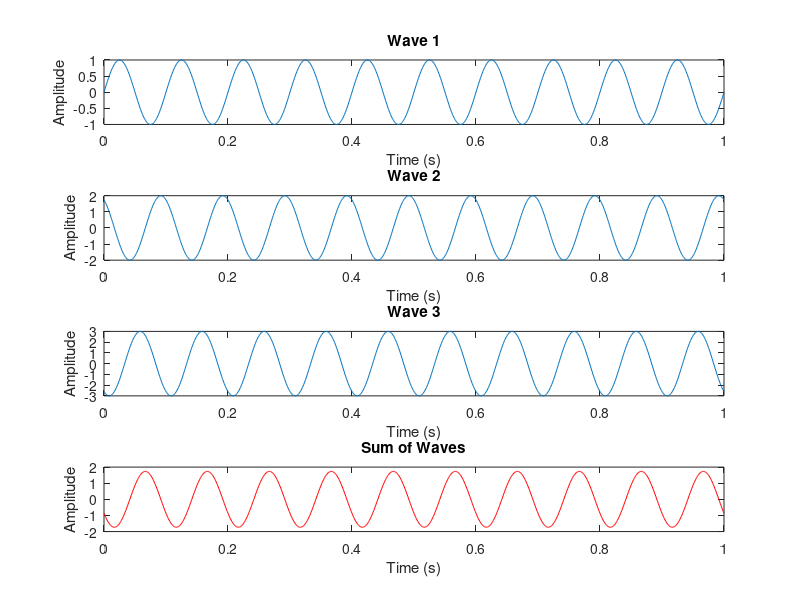

MATLAB code to generate this figure:
% Parameters
f = 10;  % Frequency of the sine waves (Hz)
T = 1;   % Duration (seconds)
fs = 1000; % Sampling frequency (samples per second)

% Time vector from 0 to T seconds
t = 0:1/fs:T;

% Define three sine waves 120 degrees apart
y1 = sin(2*pi*f*t);
y2 = 2*sin(2*pi*f*t + 2*pi/3);
y3 = 3*sin(2*pi*f*t + 4*pi/3);

% Sum of the three sine waves
y_sum = y1 + y2 + y3;

% Plot the individual sine waves
figure;
subplot(4,1,1);
plot(t, y1);
title('Wave 1');
xlabel('Time (s)');
ylabel('Amplitude');

subplot(4,1,2);
plot(t, y2);
title('Wave 2');
xlabel('Time (s)');
ylabel('Amplitude');

subplot(4,1,3);
plot(t, y3);
title('Wave 3');
xlabel('Time (s)');
ylabel('Amplitude');

% Plot the sum of the sine waves
subplot(4,1,4);
plot(t, y_sum, 'r');
title('Sum of Waves');
xlabel('Time (s)');
ylabel('Amplitude');
